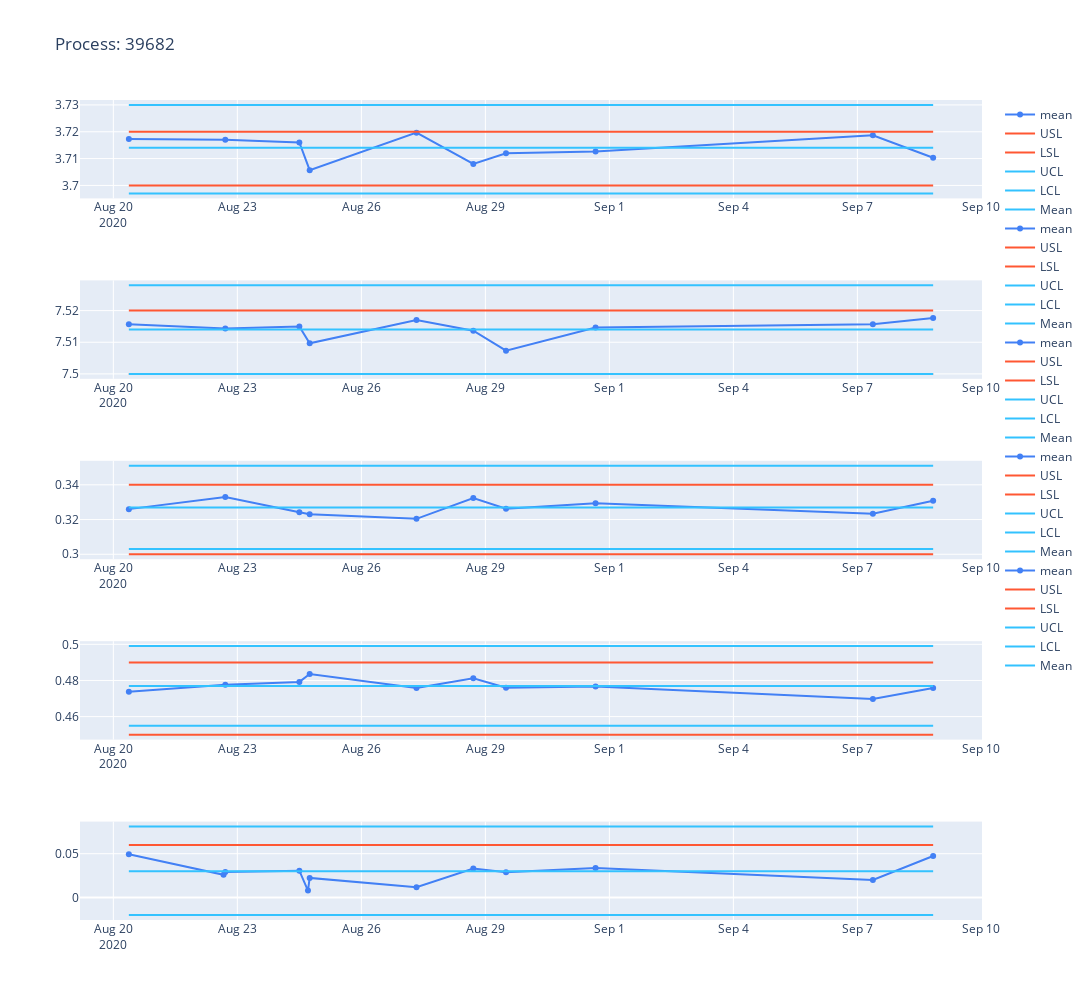

Source (notebook cell):
### Code cell
configure_plotly_browser_state()
start_date=""
end_date=""
#@st.cache(suppress_st_warning=True,allow_output_mutation=True)
#@st.cache(suppress_st_warning=True,allow_output_mutation=True)
process_select=['39682']
def line_chart(process_select):
    fig_all=[]
    for process_name in process_select:
      df_dict=final_data[process_name] # process name
      i=1
      #Layout
      fig = make_subplots(          # Dim name
          rows=len(df_dict), cols=1,
          #shared_xaxes=True, # share same axis
          #vertical_spacing=0.05, # adjust spacing between charts
          #column_widths=[0.8, 0.2],
          subplot_titles=(name_list_dict[process_name]) # dict with key is process name and value is list of dim (contain name, cp, cpk...)
      )
      for name in list(df_dict.keys()): #also group
        df=df_dict[name].copy()
        df=df.sort_values(by=['Hour'])
        for a in df.columns[1:]:
          df[a] = df[a].round(decimals=3)
        df=df.reset_index(drop=True)
        # Draw control chart
        df_group=df.groupby('Hour').mean()
        #df=df.set_index('Date')
        if start_date != '' and end_date != '':
            df_group=df_group[start_date:end_date]
        #Control chart 1 
        fig.append_trace(go.Scatter(
                                x=df_group.index, y=df_group['Value'],mode='lines+markers',
                                name='mean ', 
                                line=dict( color='#4280F5')
                                ),row=i, col=1)
        #USL, LSL
        fig.append_trace(go.Scatter(x=df_group.index, y=df_group['USL'],name='USL ', line=dict( color='#FF5733'),mode='lines'),row=i, col=1)
        fig.append_trace(go.Scatter(x=df_group.index, y=df_group['LSL'],name='LSL ',line=dict( color='#FF5733'),mode='lines'),row=i, col=1)
        #fig.append_trace(go.Scatter(x=df_group.index, y=df_group['Mean'],name='Nominal ',line=dict( color='#FF5733'),mode='lines'),row=i, col=1)
        # UCL, LCL
        fig.append_trace(go.Scatter(x=df_group.index, y=df_group['UCL'],name='UCL ', line=dict( color='#33C2FF'),mode='lines'),row=i, col=1)
        fig.append_trace(go.Scatter(x=df_group.index, y=df_group['LCL'],name='LCL ', line=dict( color='#33C2FF'),mode='lines'),row=i, col=1)
        fig.append_trace(go.Scatter(x=df_group.index, y=df_group['Mean'],name='Mean ', line=dict( color='#33C2FF'),mode='lines'),row=i, col=1)
        i=i+1

      if len(df_dict)>1:
        fig.update_layout(height=200*len(df_dict), width=1200, title_text='Process: '+process_name)
      else:
        fig.update_layout(height=300, width=1200, title_text='Process: '+process_name)
      #fig update each process (contain a lot of dim inside)
      #fig.show()
      fig_all.append(fig)  
    return fig_all # fig nay chi la 1 process cuoi cung thoi, lam sao return toan bo fig ?
fig_all=line_chart(process_select)  
for fig in fig_all:
    fig.show()

### Figure 1 — Plotly figure (JSON) as saved in the notebook; plotly's stock layout.template omitted (floating-point values rounded to 4 significant figures)
{"data": [{"line": {"color": "#4280F5"}, "mode": "lines+markers", "name": "mean ", "type": "scatter", "x": ["2020-08-20T09:00:00", "2020-08-22T17:00:00", "2020-08-24T12:00:00", "2020-08-24T18:00:00", "2020-08-27T08:00:00", "2020-08-28T17:00:00", "2020-08-29T12:00:00", "2020-08-31T16:00:00", "2020-09-07T09:00:00", "2020-09-08T20:00:00"], "xaxis": "x", "y": [3.717, 3.717, 3.716, 3.706, 3.72, 3.708, 3.712, 3.713, 3.719, 3.71], "yaxis": "y"}, {"line": {"color": "#FF5733"}, "mode": "lines", "name": "USL ", "type": "scatter", "x": ["2020-08-20T09:00:00", "2020-08-22T17:00:00", "2020-08-24T12:00:00", "2020-08-24T18:00:00", "2020-08-27T08:00:00", "2020-08-28T17:00:00", "2020-08-29T12:00:00", "2020-08-31T16:00:00", "2020-09-07T09:00:00", "2020-09-08T20:00:00"], "xaxis": "x", "y": [3.72, 3.72, 3.72, 3.72, 3.72, 3.72, 3.72, 3.72, 3.72, 3.72], "yaxis": "y"}, {"line": {"color": "#FF5733"}, "mode": "lines", "name": "LSL ", "type": "scatter", "x": ["2020-08-20T09:00:00", "2020-08-22T17:00:00", "2020-08-24T12:00:00", "2020-08-24T18:00:00", "2020-08-27T08:00:00", "2020-08-28T17:00:00", "2020-08-29T12:00:00", "2020-08-31T16:00:00", "2020-09-07T09:00:00", "2020-09-08T20:00:00"], "xaxis": "x", "y": [3.7, 3.7, 3.7, 3.7, 3.7, 3.7, 3.7, 3.7, 3.7, 3.7], "yaxis": "y"}, {"line": {"color": "#33C2FF"}, "mode": "lines", "name": "UCL ", "type": "scatter", "x": ["2020-08-20T09:00:00", "2020-08-22T17:00:00", "2020-08-24T12:00:00", "2020-08-24T18:00:00", "2020-08-27T08:00:00", "2020-08-28T17:00:00", "2020-08-29T12:00:00", "2020-08-31T16:00:00", "2020-09-07T09:00:00", "2020-09-08T20:00:00"], "xaxis": "x", "y": [3.73, 3.73, 3.73, 3.73, 3.73, 3.73, 3.73, 3.73, 3.73, 3.73], "yaxis": "y"}, {"line": {"color": "#33C2FF"}, "mode": "lines", "name": "LCL ", "type": "scatter", "x": ["2020-08-20T09:00:00", "2020-08-22T17:00:00", "2020-08-24T12:00:00", "2020-08-24T18:00:00", "2020-08-27T08:00:00", "2020-08-28T17:00:00", "2020-08-29T12:00:00", "2020-08-31T16:00:00", "2020-09-07T09:00:00", "2020-09-08T20:00:00"], "xaxis": "x", "y": [3.697, 3.697, 3.697, 3.697, 3.697, 3.697, 3.697, 3.697, 3.697, 3.697], "yaxis": "y"}, {"line": {"color": "#33C2FF"}, "mode": "lines", "name": "Mean ", "type": "scatter", "x": ["2020-08-20T09:00:00", "2020-08-22T17:00:00", "2020-08-24T12:00:00", "2020-08-24T18:00:00", "2020-08-27T08:00:00", "2020-08-28T17:00:00", "2020-08-29T12:00:00", "2020-08-31T16:00:00", "2020-09-07T09:00:00", "2020-09-08T20:00:00"], "xaxis": "x", "y": [3.714, 3.714, 3.714, 3.714, 3.714, 3.714, 3.714, 3.714, 3.714, 3.714], "yaxis": "y"}, {"line": {"color": "#4280F5"}, "mode": "lines+markers", "name": "mean ", "type": "scatter", "x": ["2020-08-20T09:00:00", "2020-08-22T17:00:00", "2020-08-24T12:00:00", "2020-08-24T18:00:00", "2020-08-27T08:00:00", "2020-08-28T17:00:00", "2020-08-29T12:00:00", "2020-08-31T16:00:00", "2020-09-07T09:00:00", "2020-09-08T20:00:00"], "xaxis": "x2", "y": [7.516, 7.514, 7.515, 7.51, 7.517, 7.514, 7.507, 7.515, 7.516, 7.518], "yaxis": "y2"}, {"line": {"color": "#FF5733"}, "mode": "lines", "name": "USL ", "type": "scatter", "x": ["2020-08-20T09:00:00", "2020-08-22T17:00:00", "2020-08-24T12:00:00", "2020-08-24T18:00:00", "2020-08-27T08:00:00", "2020-08-28T17:00:00", "2020-08-29T12:00:00", "2020-08-31T16:00:00", "2020-09-07T09:00:00", "2020-09-08T20:00:00"], "xaxis": "x2", "y": [7.52, 7.52, 7.52, 7.52, 7.52, 7.52, 7.52, 7.52, 7.52, 7.52], "yaxis": "y2"}, {"line": {"color": "#FF5733"}, "mode": "lines", "name": "LSL ", "type": "scatter", "x": ["2020-08-20T09:00:00", "2020-08-22T17:00:00", "2020-08-24T12:00:00", "2020-08-24T18:00:00", "2020-08-27T08:00:00", "2020-08-28T17:00:00", "2020-08-29T12:00:00", "2020-08-31T16:00:00", "2020-09-07T09:00:00", "2020-09-08T20:00:00"], "xaxis": "x2", "y": [7.5, 7.5, 7.5, 7.5, 7.5, 7.5, 7.5, 7.5, 7.5, 7.5], "yaxis": "y2"}, {"line": {"color": "#33C2FF"}, "mode": "lines", "name": "UCL ", "type": "scatter", "x": ["2020-08-20T09:00:00", "2020-08-22T17:00:00", "2020-08-24T12:00:00", "2020-08-24T18:00:00", "2020-08-27T08:00:00", "2020-08-28T17:00:00", "2020-08-29T12:00:00", "2020-08-31T16:00:00", "2020-09-07T09:00:00", "2020-09-08T20:00:00"], "xaxis": "x2", "y": [7.528, 7.528, 7.528, 7.528, 7.528, 7.528, 7.528, 7.528, 7.528, 7.528], "yaxis": "y2"}, {"line": {"color": "#33C2FF"}, "mode": "lines", "name": "LCL ", "type": "scatter", "x": ["2020-08-20T09:00:00", "2020-08-22T17:00:00", "2020-08-24T12:00:00", "2020-08-24T18:00:00", "2020-08-27T08:00:00", "2020-08-28T17:00:00", "2020-08-29T12:00:00", "2020-08-31T16:00:00", "2020-09-07T09:00:00", "2020-09-08T20:00:00"], "xaxis": "x2", "y": [7.5, 7.5, 7.5, 7.5, 7.5, 7.5, 7.5, 7.5, 7.5, 7.5], "yaxis": "y2"}, {"line": {"color": "#33C2FF"}, "mode": "lines", "name": "Mean ", "type": "scatter", "x": ["2020-08-20T09:00:00", "2020-08-22T17:00:00", "2020-08-24T12:00:00", "2020-08-24T18:00:00", "2020-08-27T08:00:00", "2020-08-28T17:00:00", "2020-08-29T12:00:00", "2020-08-31T16:00:00", "2020-09-07T09:00:00", "2020-09-08T20:00:00"], "xaxis": "x2", "y": [7.514, 7.514, 7.514, 7.514, 7.514, 7.514, 7.514, 7.514, 7.514, 7.514], "yaxis": "y2"}, {"line": {"color": "#4280F5"}, "mode": "lines+markers", "name": "mean ", "type": "scatter", "x": ["2020-08-20T09:00:00", "2020-08-22T17:00:00", "2020-08-24T12:00:00", "2020-08-24T18:00:00", "2020-08-27T08:00:00", "2020-08-28T17:00:00", "2020-08-29T12:00:00", "2020-08-31T16:00:00", "2020-09-07T09:00:00", "2020-09-08T20:00:00"], "xaxis": "x3", "y": [0.326, 0.333, 0.3242, 0.323, 0.3204, 0.3324, 0.3262, 0.3294, 0.3234, 0.3308], "yaxis": "y3"}, {"line": {"color": "#FF5733"}, "mode": "lines", "name": "USL ", "type": "scatter", "x": ["2020-08-20T09:00:00", "2020-08-22T17:00:00", "2020-08-24T12:00:00", "2020-08-24T18:00:00", "2020-08-27T08:00:00", "2020-08-28T17:00:00", "2020-08-29T12:00:00", "2020-08-31T16:00:00", "2020-09-07T09:00:00", "2020-09-08T20:00:00"], "xaxis": "x3", "y": [0.34, 0.34, 0.34, 0.34, 0.34, 0.34, 0.34, 0.34, 0.34, 0.34], "yaxis": "y3"}, {"line": {"color": "#FF5733"}, "mode": "lines", "name": "LSL ", "type": "scatter", "x": ["2020-08-20T09:00:00", "2020-08-22T17:00:00", "2020-08-24T12:00:00", "2020-08-24T18:00:00", "2020-08-27T08:00:00", "2020-08-28T17:00:00", "2020-08-29T12:00:00", "2020-08-31T16:00:00", "2020-09-07T09:00:00", "2020-09-08T20:00:00"], "xaxis": "x3", "y": [0.3, 0.3, 0.3, 0.3, 0.3, 0.3, 0.3, 0.3, 0.3, 0.3], "yaxis": "y3"}, {"line": {"color": "#33C2FF"}, "mode": "lines", "name": "UCL ", "type": "scatter", "x": ["2020-08-20T09:00:00", "2020-08-22T17:00:00", "2020-08-24T12:00:00", "2020-08-24T18:00:00", "2020-08-27T08:00:00", "2020-08-28T17:00:00", "2020-08-29T12:00:00", "2020-08-31T16:00:00", "2020-09-07T09:00:00", "2020-09-08T20:00:00"], "xaxis": "x3", "y": [0.351, 0.351, 0.351, 0.351, 0.351, 0.351, 0.351, 0.351, 0.351, 0.351], "yaxis": "y3"}, {"line": {"color": "#33C2FF"}, "mode": "lines", "name": "LCL ", "type": "scatter", "x": ["2020-08-20T09:00:00", "2020-08-22T17:00:00", "2020-08-24T12:00:00", "2020-08-24T18:00:00", "2020-08-27T08:00:00", "2020-08-28T17:00:00", "2020-08-29T12:00:00", "2020-08-31T16:00:00", "2020-09-07T09:00:00", "2020-09-08T20:00:00"], "xaxis": "x3", "y": [0.303, 0.303, 0.303, 0.303, 0.303, 0.303, 0.303, 0.303, 0.303, 0.303], "yaxis": "y3"}, {"line": {"color": "#33C2FF"}, "mode": "lines", "name": "Mean ", "type": "scatter", "x": ["2020-08-20T09:00:00", "2020-08-22T17:00:00", "2020-08-24T12:00:00", "2020-08-24T18:00:00", "2020-08-27T08:00:00", "2020-08-28T17:00:00", "2020-08-29T12:00:00", "2020-08-31T16:00:00", "2020-09-07T09:00:00", "2020-09-08T20:00:00"], "xaxis": "x3", "y": [0.327, 0.327, 0.327, 0.327, 0.327, 0.327, 0.327, 0.327, 0.327, 0.327], "yaxis": "y3"}, {"line": {"color": "#4280F5"}, "mode": "lines+markers", "name": "mean ", "type": "scatter", "x": ["2020-08-20T09:00:00", "2020-08-22T17:00:00", "2020-08-24T12:00:00", "2020-08-24T18:00:00", "2020-08-27T08:00:00", "2020-08-28T17:00:00", "2020-08-29T12:00:00", "2020-08-31T16:00:00", "2020-09-07T09:00:00", "2020-09-08T20:00:00"], "xaxis": "x4", "y": [0.4738, 0.4776, 0.4792, 0.4836, 0.4758, 0.4812, 0.476, 0.4766, 0.4698, 0.4758], "yaxis": "y4"}, {"line": {"color": "#FF5733"}, "mode": "lines", "name": "USL ", "type": "scatter", "x": ["2020-08-20T09:00:00", "2020-08-22T17:00:00", "2020-08-24T12:00:00", "2020-08-24T18:00:00", "2020-08-27T08:00:00", "2020-08-28T17:00:00", "2020-08-29T12:00:00", "2020-08-31T16:00:00", "2020-09-07T09:00:00", "2020-09-08T20:00:00"], "xaxis": "x4", "y": [0.49, 0.49, 0.49, 0.49, 0.49, 0.49, 0.49, 0.49, 0.49, 0.49], "yaxis": "y4"}, {"line": {"color": "#FF5733"}, "mode": "lines", "name": "LSL ", "type": "scatter", "x": ["2020-08-20T09:00:00", "2020-08-22T17:00:00", "2020-08-24T12:00:00", "2020-08-24T18:00:00", "2020-08-27T08:00:00", "2020-08-28T17:00:00", "2020-08-29T12:00:00", "2020-08-31T16:00:00", "2020-09-07T09:00:00", "2020-09-08T20:00:00"], "xaxis": "x4", "y": [0.45, 0.45, 0.45, 0.45, 0.45, 0.45, 0.45, 0.45, 0.45, 0.45], "yaxis": "y4"}, {"line": {"color": "#33C2FF"}, "mode": "lines", "name": "UCL ", "type": "scatter", "x": ["2020-08-20T09:00:00", "2020-08-22T17:00:00", "2020-08-24T12:00:00", "2020-08-24T18:00:00", "2020-08-27T08:00:00", "2020-08-28T17:00:00", "2020-08-29T12:00:00", "2020-08-31T16:00:00", "2020-09-07T09:00:00", "2020-09-08T20:00:00"], "xaxis": "x4", "y": [0.499, 0.499, 0.499, 0.499, 0.499, 0.499, 0.499, 0.499, 0.499, 0.499], "yaxis": "y4"}, {"line": {"color": "#33C2FF"}, "mode": "lines", "name": "LCL ", "type": "scatter", "x": ["2020-08-20T09:00:00", "2020-08-22T17:00:00", "2020-08-24T12:00:00", "2020-08-24T18:00:00", "2020-08-27T08:00:00", "2020-08-28T17:00:00", "2020-08-29T12:00:00", "2020-08-31T16:00:00", "2020-09-07T09:00:00", "2020-09-08T20:00:00"], "xaxis": "x4", "y": [0.455, 0.455, 0.455, 0.455, 0.455, 0.455, 0.455, 0.455, 0.455, 0.455], "yaxis": "y4"}, {"line": {"color": "#33C2FF"}, "mode": "lines", "name": "Mean ", "type": "scatter", "x": ["2020-08-20T09:00:00", "2020-08-22T17:00:00", "2020-08-24T12:00:00", "2020-08-24T18:00:00", "2020-08-27T08:00:00", "2020-08-28T17:00:00", "2020-08-29T12:00:00", "2020-08-31T16:00:00", "2020-09-07T09:00:00", "2020-09-08T20:00:00"], "xaxis": "x4", "y": [0.477, 0.477, 0.477, 0.477, 0.477, 0.477, 0.477, 0.477, 0.477, 0.477], "yaxis": "y4"}, {"line": {"color": "#4280F5"}, "mode": "lines+markers", "name": "mean ", "type": "scatter", "x": ["2020-08-20T09:00:00", "2020-08-22T16:00:00", "2020-08-22T17:00:00", "2020-08-24T12:00:00", "2020-08-24T17:00:00", "2020-08-24T18:00:00", "2020-08-27T08:00:00", "2020-08-28T17:00:00", "2020-08-29T12:00:00", "2020-08-31T16:00:00", "2020-09-07T09:00:00", "2020-09-08T20:00:00"], "xaxis": "x5", "y": [0.04933, 0.026, 0.0292, 0.03067, 0.008, 0.0224, 0.01167, 0.03317, 0.02883, 0.03367, 0.02, 0.04733], "yaxis": "y5"}, {"line": {"color": "#FF5733"}, "mode": "lines", "name": "USL ", "type": "scatter", "x": ["2020-08-20T09:00:00", "2020-08-22T16:00:00", "2020-08-22T17:00:00", "2020-08-24T12:00:00", "2020-08-24T17:00:00", "2020-08-24T18:00:00", "2020-08-27T08:00:00", "2020-08-28T17:00:00", "2020-08-29T12:00:00", "2020-08-31T16:00:00", "2020-09-07T09:00:00", "2020-09-08T20:00:00"], "xaxis": "x5", "y": [0.06, 0.06, 0.06, 0.06, 0.06, 0.06, 0.06, 0.06, 0.06, 0.06, 0.06, 0.06], "yaxis": "y5"}, {"line": {"color": "#FF5733"}, "mode": "lines", "name": "LSL ", "type": "scatter", "x": ["2020-08-20T09:00:00", "2020-08-22T16:00:00", "2020-08-22T17:00:00", "2020-08-24T12:00:00", "2020-08-24T17:00:00", "2020-08-24T18:00:00", "2020-08-27T08:00:00", "2020-08-28T17:00:00", "2020-08-29T12:00:00", "2020-08-31T16:00:00", "2020-09-07T09:00:00", "2020-09-08T20:00:00"], "xaxis": "x5", "y": [null, null, null, null, null, null, null, null, null, null, null, null], "yaxis": "y5"}, {"line": {"color": "#33C2FF"}, "mode": "lines", "name": "UCL ", "type": "scatter", "x": ["2020-08-20T09:00:00", "2020-08-22T16:00:00", "2020-08-22T17:00:00", "2020-08-24T12:00:00", "2020-08-24T17:00:00", "2020-08-24T18:00:00", "2020-08-27T08:00:00", "2020-08-28T17:00:00", "2020-08-29T12:00:00", "2020-08-31T16:00:00", "2020-09-07T09:00:00", "2020-09-08T20:00:00"], "xaxis": "x5", "y": [0.081, 0.081, 0.081, 0.081, 0.081, 0.081, 0.081, 0.081, 0.081, 0.081, 0.081, 0.081], "yaxis": "y5"}, {"line": {"color": "#33C2FF"}, "mode": "lines", "name": "LCL ", "type": "scatter", "x": ["2020-08-20T09:00:00", "2020-08-22T16:00:00", "2020-08-22T17:00:00", "2020-08-24T12:00:00", "2020-08-24T17:00:00", "2020-08-24T18:00:00", "2020-08-27T08:00:00", "2020-08-28T17:00:00", "2020-08-29T12:00:00", "2020-08-31T16:00:00", "2020-09-07T09:00:00", "2020-09-08T20:00:00"], "xaxis": "x5", "y": [-0.02, -0.02, -0.02, -0.02, -0.02, -0.02, -0.02, -0.02, -0.02, -0.02, -0.02, -0.02], "yaxis": "y5"}, {"line": {"color": "#33C2FF"}, "mode": "lines", "name": "Mean ", "type": "scatter", "x": ["2020-08-20T09:00:00", "2020-08-22T16:00:00", "2020-08-22T17:00:00", "2020-08-24T12:00:00", "2020-08-24T17:00:00", "2020-08-24T18:00:00", "2020-08-27T08:00:00", "2020-08-28T17:00:00", "2020-08-29T12:00:00", "2020-08-31T16:00:00", "2020-09-07T09:00:00", "2020-09-08T20:00:00"], "xaxis": "x5", "y": [0.03, 0.03, 0.03, 0.03, 0.03, 0.03, 0.03, 0.03, 0.03, 0.03, 0.03, 0.03], "yaxis": "y5"}], "layout": {"height": 1000, "title": {"text": "Process: 39682"}, "width": 1200, "xaxis": {"anchor": "y", "domain": [0, 1]}, "xaxis2": {"anchor": "y2", "domain": [0, 1]}, "xaxis3": {"anchor": "y3", "domain": [0, 1]}, "xaxis4": {"anchor": "y4", "domain": [0, 1]}, "xaxis5": {"anchor": "y5", "domain": [0, 1]}, "yaxis": {"anchor": "x", "domain": [0.88, 1]}, "yaxis2": {"anchor": "x2", "domain": [0.66, 0.78]}, "yaxis3": {"anchor": "x3", "domain": [0.44, 0.56]}, "yaxis4": {"anchor": "x4", "domain": [0.22, 0.34]}, "yaxis5": {"anchor": "x5", "domain": [0, 0.12]}}}
